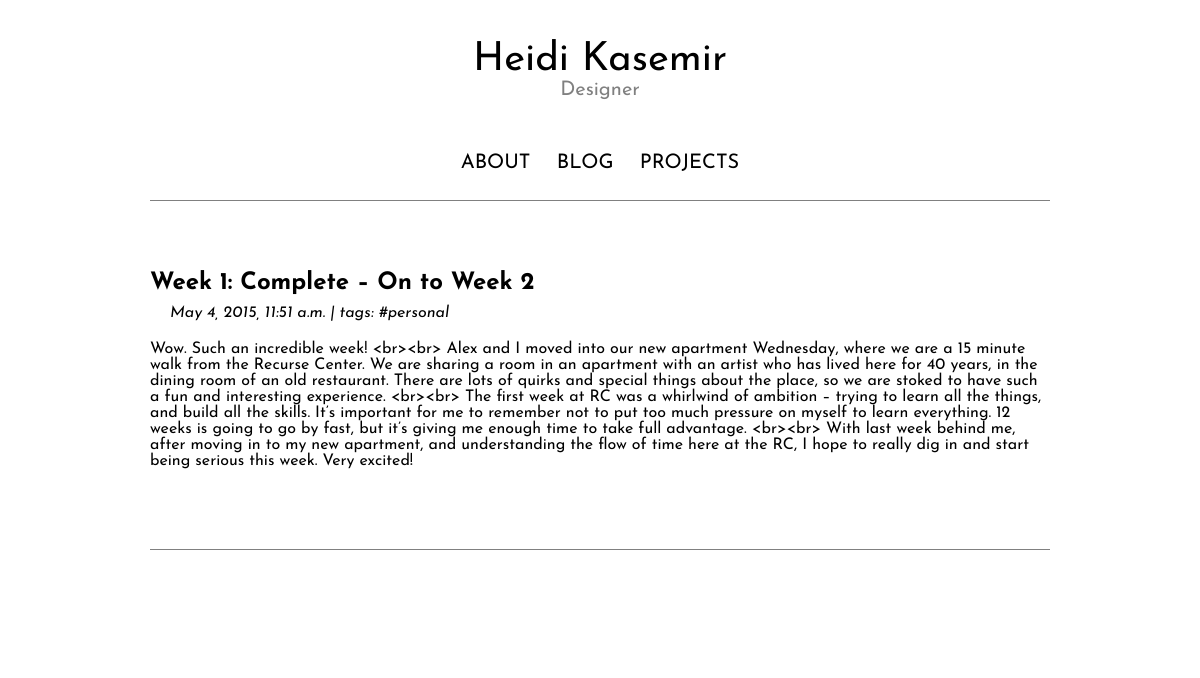
Screenshot of /blog/week-1 with the database file from the repository.
### blog/models.py (models this page shows, shortened)
class Entry(models.Model):
    title = models.CharField(max_length = 200)
    body = models.TextField()
    slug = models.SlugField(max_length = 200, unique = True)
    publish = models.BooleanField(default=True)
    created = models.DateTimeField(auto_now_add = True)
    modified = models.DateTimeField(auto_now = True)
    tags = models.ManyToManyField(Tag)
    objects = EntryQuerySet.as_manager()
    class Meta:
        verbose_name = "Blog Entry"
        verbose_name_plural = "Blog Entries"
        ordering = ["-created"]

class Tag(models.Model):
    slug = models.SlugField(max_length=200, unique=True)
    def __str__(self):
        return self.slug

### blog/views.py (the view)
# urls.py: url(r'^(?P<slug>\S+)$', views.BlogDetail.as_view(),
class BlogDetail(generic.DetailView):
    model = models.Entry
    template_name = "blog/post.html"

### templates/blog/post.html
{% extends "main.html" %}
{% load django_markdown %}
{% block blog_entries %}
  <div class="post">
    <h2>{{ object.title }}</h2>
    <p class="meta">
      {{ object.created }} |
      tags: {% for tag in object.tags.all %}<a class="post-category
      post-category-js" href="{% url 'blog:tag_index' slug=tag.slug %}"> #{{tag}}</a>
      {% endfor %}
    </p>
    {{ object.body|markdown }}
  </div>
{% endblock %}

### static/mainpage/css/styles.css (style rules this page uses)
* { margin:0; padding:0; font-family: 'Josefin Sans', sans-serif; }
a { text-decoration: none; color: black; margin-top: 10px; transition-property: color; transition-duration: .35s; transition-timing-function: ease-out; }
body { animation: fadein 2s; -moz-animation: fadein 2s; -webkit-animation: fadein 2s; -o-animation: fadein 2s; }
h2 { padding-bottom: 10px; padding-top: 40px; }
.meta { font-style: italic; padding-bottom: 20px; text-indent: 20px; }

### rows the page displays
Entry: title "Week 1: Complete – On to Week 2", created "May 4, 2015, 11:51 a.m.", body "Wow. Such an incredible week! <br><br> Alex and I moved into our new apartment Wednesday, where we are a 15 minute walk from the Recurse Center. We are sharing a room in an apartment with an artist who has lived here for 40 years, in the dining room of an old restaurant. There are lots of quirks and special things about the place, so we are stoked to have such a fun and interesting experience. <br><br> The first week at RC was a whirlwind of ambition – trying to learn all the things, and build all the skills. It’s important for me to remember not to put too much pressure on myself to learn everything. 12 weeks is going to go by fast, but it’s giving me enough time to take full advantage.…"
Tag: slug "personal"
